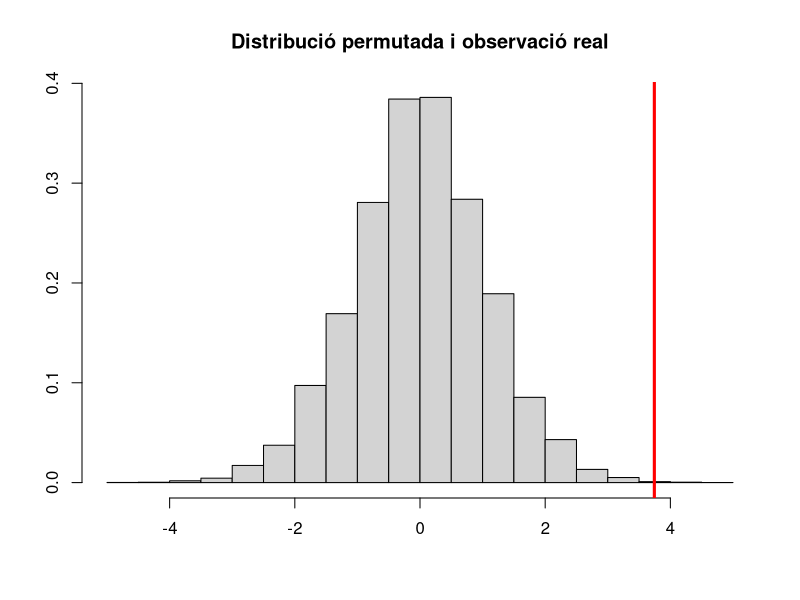
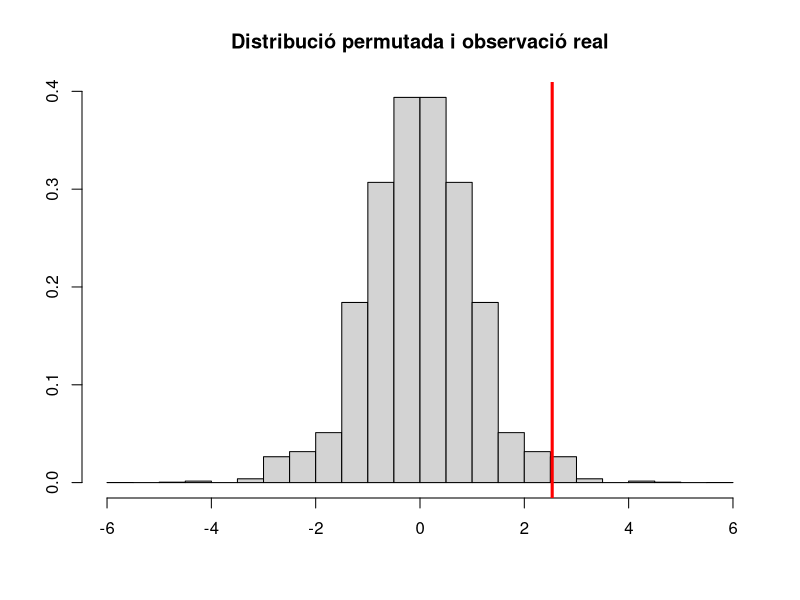

Source code (R) for these figures, in order:
## ---- chunk 1
knitr::opts_chunk$set(echo = TRUE)
## ---- chunk 2
etrusc <- c(141, 132, 154, 142, 141, 150, 134, 140)
italia <- c(133, 138, 136, 125, 135, 130, 127, 131, 116, 128)
cranis <- c(etrusc, italia)
## ---- chunk 3
n <- 8
m <- 10
nperm <- choose(n + m, m); nperm
perm <- combn(1:(n+m), m) |>
  as.data.frame()
## ---- chunk 4
TStat = function(vec, ind){
  # estadístic t
  r <- t.test(vec[ind], vec[-ind],
              var.equal = TRUE)[["statistic"]]
  return(r)
} 
## ---- chunk 5
perm_t <- vapply(
  X = perm,
  FUN = TStat,
  vec = cranis,
  FUN.VALUE = .0
)
## ---- chunk 6
real_t <- TStat(vec = cranis,
                ind = 1:m); real_t
## ---- chunk 7
hist(perm_t, 
     probability = TRUE,
     breaks = 30,
     main = "Distribució permutada i observació real",
     xlab = NULL, ylab = NULL)
abline(v = real_t, lwd = 3, col = "red")
## ---- chunk 8
perm_extr <- sum(abs(perm_t) > real_t)
pval <- perm_extr/nperm
round(pval, digits = 4)
## ---- chunk 9
homes <- c(8, 7, 6, 8, 7, 5, 6, 4, 9, 9)
dones <- c(8, 6, 5, 6, 5, 4, 4, 4, 6, 4)
autoestima <- c(homes, dones)
## ---- chunk 10
n <- 10
m <- 10
nperm <- choose(n + m, m); nperm
perm <- combn(1:(n+m), m) |>
  as.data.frame()
## ---- chunk 11
TStat = function(vec, ind){
  # estadístic t
  r <- t.test(vec[ind], vec[-ind],
              var.equal = TRUE)[["statistic"]]
  return(r)
} 
## ---- chunk 12
perm_t <- vapply(
  X = perm,
  FUN = TStat,
  vec = autoestima,
  FUN.VALUE = .0
)
## ---- chunk 13
real_t <- TStat(vec = autoestima,
                ind = 1:m); real_t
## ---- chunk 14
hist(perm_t, 
     probability = TRUE,
     breaks = 30,
     main = "Distribució permutada i observació real",
     xlab = NULL, ylab = NULL)
abline(v = real_t, lwd = 3, col = "red")
## ---- chunk 15
perm_extr <- sum(abs(perm_t) > real_t)
pval <- perm_extr/nperm 
round(pval, digits = 4)
